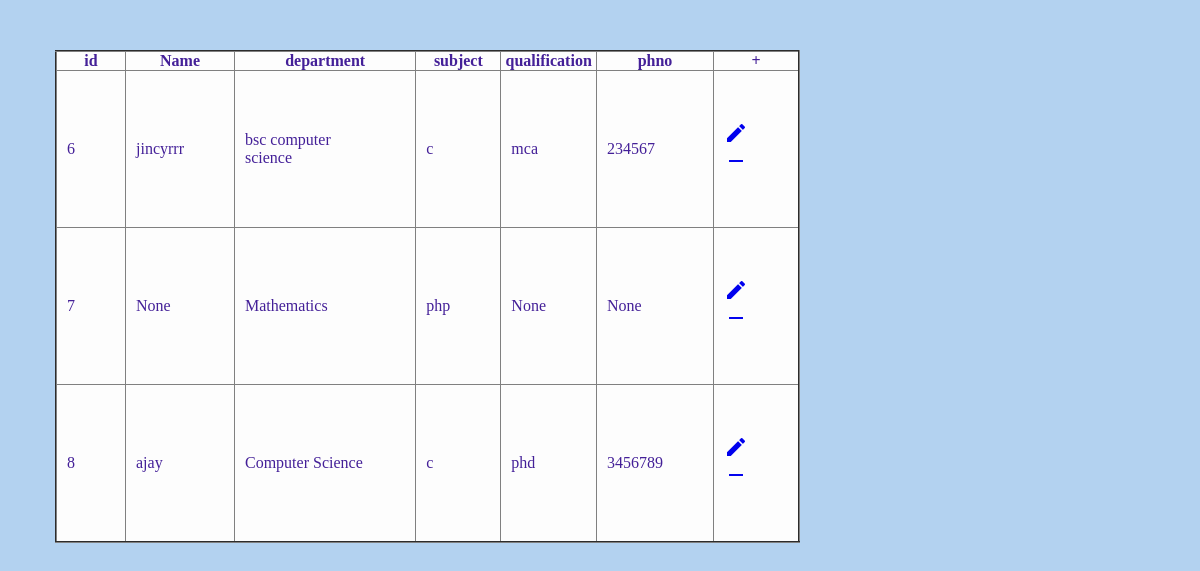
Screenshot of /faculty with the database file from the repository.
### administrator/models.py (models this page shows)
class facultyTable(models.Model):
    LOGIN = models.ForeignKey(logintable, on_delete=models.CASCADE)
    name=models.CharField(max_length=30,null=True,blank=True)
    department=models.CharField(max_length=30,null=True,blank=True)
    subject=models.CharField(max_length=30,null=True,blank=True)
    qualification=models.CharField(max_length=30,null=True,blank=True)
    phoneno=models.BigIntegerField(null=True,blank=True)

### administrator/views.py (the view)
# urls.py: path("faculty",Facpage.as_view(),name="faculty"),
class Facpage(View):
    def get(self,request):
        obj=facultyTable.objects.all()
        return render(request,"admin/faculty.html",{'val':obj})

### templates/admin/faculty.html (shortened to what this page needs)
<!DOCTYPE html>
<html lang="en">
<head>
    <title>Document</title> <link rel="stylesheet" href="style.css">
</head>
<body class=" bo">
    <table border="2"  >
        <tr>
            <th>id</th>
        <th>Name</th>
        <th> department</th>
        <th>subject </th>
        <th>qualification</th>
        <th>phno</th>
        <th>+</th>
    </tr>
    {% for i in val %}
    <tr>
        <td>{{i.id }}</td>
        <td>{{i.name}}</td>
        <td>{{i.department}}</td>
        <td>{{i.subject}}</td>
        <td>{{i.qualification}}</td>
        <td>{{i.phoneno}}</td>
        <td>
            <a href="editfaculty/{{i.id}}"><li class="material-icons">edit</li> </a><br>
            <a href="removefaculty/{{ i.LOGIN.id }}"><li class="material-icons">remove</li> </a>
        </td>
    </tr>
    {% endfor %}
    </table>
</body>
</html>

### templates/admin/style.css (style rules this page uses)
* { box-sizing: border-box; padding:0; margin:0; }
body { background-color: rgb(63, 57, 101); }
table { color: rgb(68, 32, 152); background-color: rgb(253, 253, 253); border-collapse: collapse; margin-left: 100px; margin-top: 50px; margin-bottom: 100px; padding-left: 10px; margin-right: 200px; padding-right: 600x; }
td { padding: 50px; padding-bottom: 50px; }
.bo { background-color: rgb(179, 210, 240); border-collapse: collapse; margin-left:-55px; margin-top: 50px; margin-bottom: 100px; padding-left: 10px; margin-right: 200px; }
td { padding-bottom: 50px; padding-left:10px ; margin-right: 200px; }

### rows the page displays
facultyTable: id "6", name "jincyrrr", department "bsc computer science", subject "c", qualification "mca", phoneno "234567"
facultyTable: id "7", name "None", department "Mathematics", subject "php", qualification "None", phoneno "None"
facultyTable: id "8", name "ajay", department "Computer Science", subject "c", qualification "phd", phoneno "3456789"
